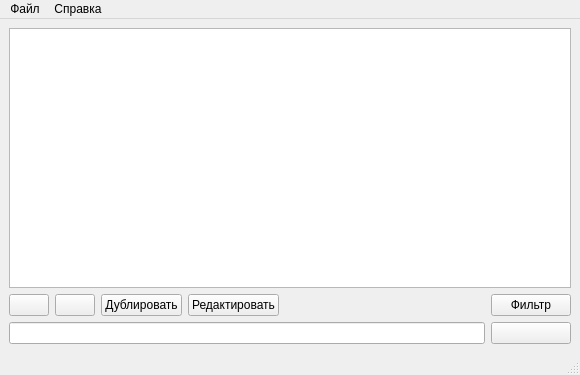
<?xml version="1.0" encoding="UTF-8"?>
<ui version="4.0">
 <class>MainWindow</class>
 <widget class="QMainWindow" name="MainWindow">
  <property name="geometry">
   <rect>
    <x>0</x>
    <y>0</y>
    <width>580</width>
    <height>375</height>
   </rect>
  </property>
  <property name="windowTitle">
   <string>MainWindow</string>
  </property>
  <widget class="QWidget" name="centralwidget">
   <layout class="QGridLayout" name="gridLayout">
    <item row="1" column="2">
     <widget class="QPushButton" name="butt_clone">
      <property name="text">
       <string>Дублировать</string>
      </property>
     </widget>
    </item>
    <item row="1" column="4">
     <spacer name="horizontalSpacer">
      <property name="orientation">
       <enum>Qt::Horizontal</enum>
      </property>
      <property name="sizeHint" stdset="0">
       <size>
        <width>40</width>
        <height>20</height>
       </size>
      </property>
     </spacer>
    </item>
    <item row="1" column="1">
     <widget class="QPushButton" name="butt_del">
      <property name="text">
       <string/>
      </property>
      <property name="icon">
       <iconset resource="src.qrc">
        <normaloff>:/trash.ico</normaloff>:/trash.ico</iconset>
      </property>
     </widget>
    </item>
    <item row="1" column="0">
     <widget class="QPushButton" name="butt_add">
      <property name="text">
       <string/>
      </property>
      <property name="icon">
       <iconset resource="src.qrc">
        <normaloff>:/add.ico</normaloff>:/add.ico</iconset>
      </property>
     </widget>
    </item>
    <item row="0" column="0" colspan="6">
     <widget class="QTableView" name="table_view"/>
    </item>
    <item row="1" column="3">
     <widget class="QPushButton" name="butt_edit">
      <property name="text">
       <string>Редактировать</string>
      </property>
     </widget>
    </item>
    <item row="1" column="5">
     <widget class="QPushButton" name="butt_filter">
      <property name="text">
       <string>Фильтр</string>
      </property>
     </widget>
    </item>
    <item row="2" column="0" colspan="5">
     <widget class="QLineEdit" name="lineEdit_search"/>
    </item>
    <item row="2" column="5">
     <widget class="QPushButton" name="butt_search">
      <property name="text">
       <string/>
      </property>
      <property name="icon">
       <iconset resource="src.qrc">
        <normaloff>:/search.ico</normaloff>:/search.ico</iconset>
      </property>
     </widget>
    </item>
   </layout>
  </widget>
  <widget class="QMenuBar" name="menubar">
   <property name="geometry">
    <rect>
     <x>0</x>
     <y>0</y>
     <width>580</width>
     <height>21</height>
    </rect>
   </property>
   <widget class="QMenu" name="menu">
    <property name="title">
     <string>Файл</string>
    </property>
    <addaction name="action_new"/>
    <addaction name="action_open"/>
    <addaction name="action_clear"/>
   </widget>
   <widget class="QMenu" name="menu_2">
    <property name="title">
     <string>Справка</string>
    </property>
   </widget>
   <addaction name="menu"/>
   <addaction name="menu_2"/>
  </widget>
  <widget class="QStatusBar" name="statusbar"/>
  <action name="action_new">
   <property name="text">
    <string>Создать</string>
   </property>
   <property name="shortcut">
    <string>Shift+N</string>
   </property>
  </action>
  <action name="action_open">
   <property name="text">
    <string>Открыть</string>
   </property>
   <property name="shortcut">
    <string>Shift+O</string>
   </property>
  </action>
  <action name="action_clear">
   <property name="text">
    <string>Очистить</string>
   </property>
   <property name="shortcut">
    <string>Ctrl+Shift+C</string>
   </property>
  </action>
 </widget>
 <resources>
  <include location="src.qrc"/>
 </resources>
 <connections/>
</ui>
